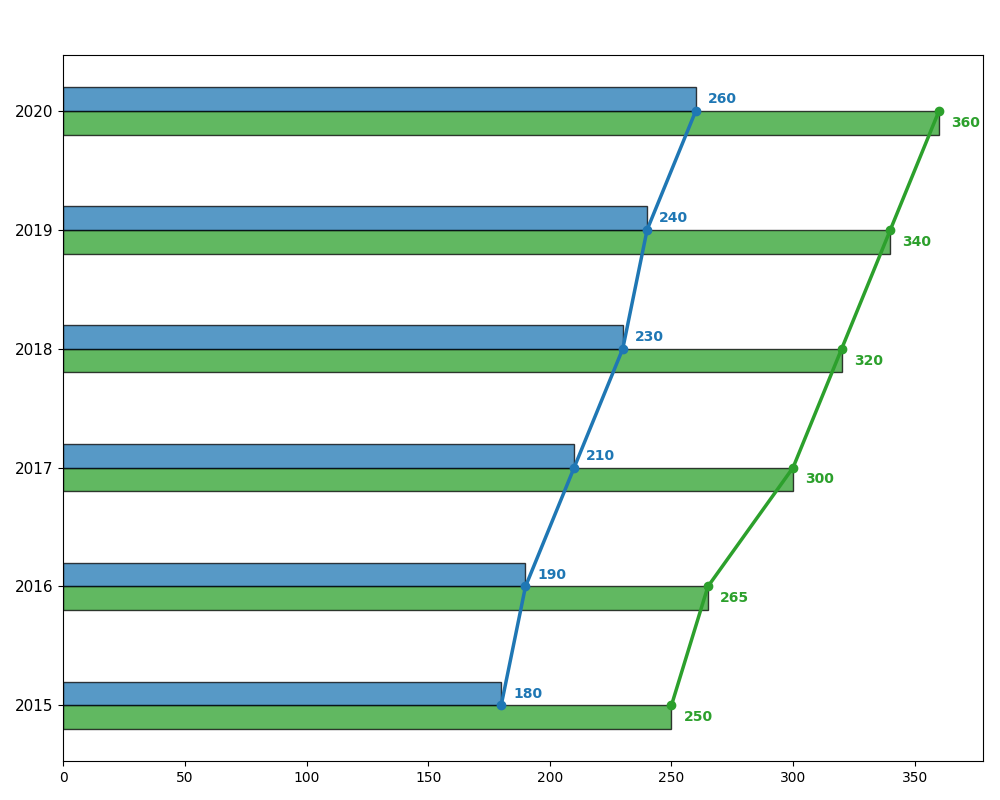

Python code for this plot:
import matplotlib.pyplot as plt
import numpy as np

cafes = ['Coffee', 'Tea']

revenue_2015 = [250, 180]
revenue_2016 = [265, 190]
revenue_2017 = [300, 210]
revenue_2018 = [320, 230]
revenue_2019 = [340, 240]
revenue_2020 = [360, 260]

years = [2015, 2016, 2017, 2018, 2019, 2020]
revenue = np.array([revenue_2015, revenue_2016, revenue_2017, revenue_2018, revenue_2019, revenue_2020])

colors = ['#2ca02c', '#1f77b4']

fig, ax1 = plt.subplots(figsize=(10, 8))

height = 0.2
y = np.arange(len(years))

for i, cafe in enumerate(cafes):
    ax1.barh(y - height/2 + i*height, revenue[:, i], height, color=colors[i], alpha=0.75, edgecolor='black')

for i, cafe in enumerate(cafes):
    ax1.plot(revenue[:, i], y, marker='o', linestyle='-', color=colors[i], linewidth=2.5)
    for j in range(len(years)):
        ax1.text(revenue[j, i] + 5, y[j] + (i-0.5)*height, str(revenue[j, i]), ha='left', va='center', fontsize=10, fontweight='bold', color=colors[i])

ax1.set_yticks(y)
ax1.set_yticklabels(years, fontsize=11)

plt.tight_layout(rect=[0, 0, 1, 0.95])

plt.show()
